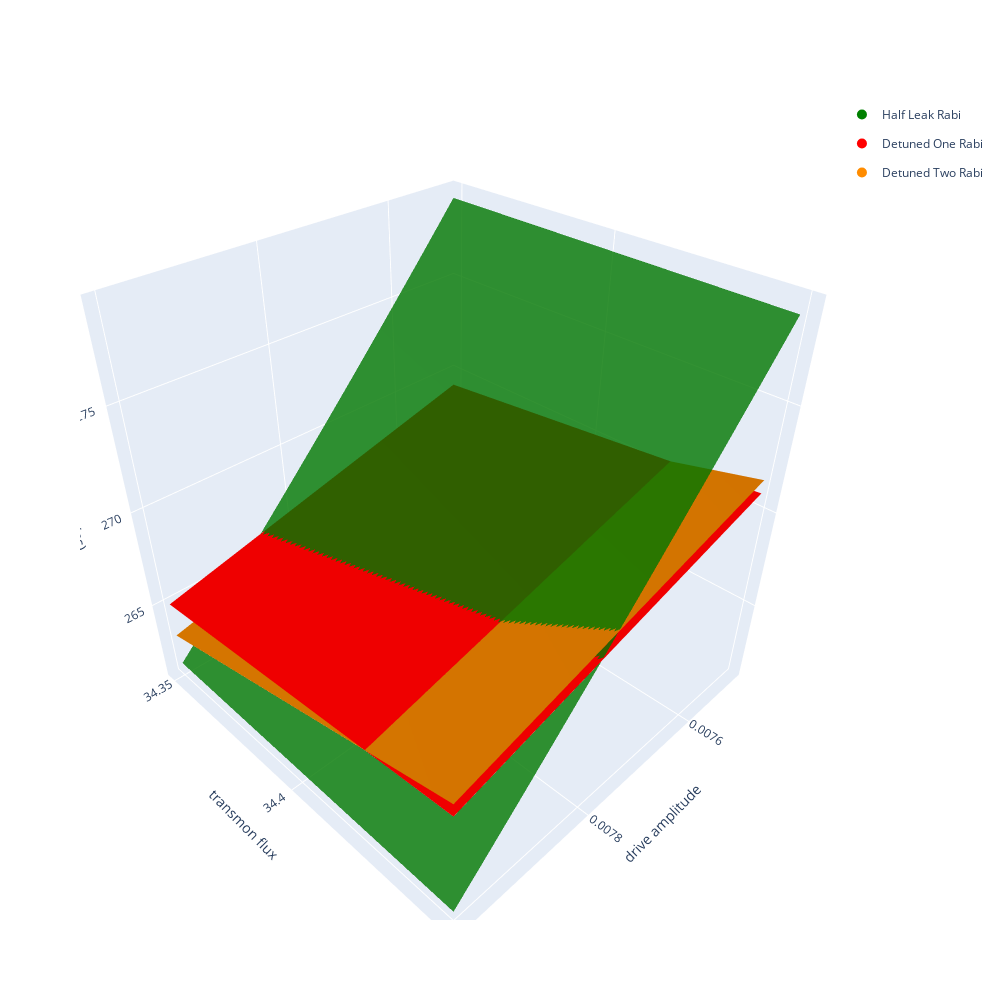

The cell this chart's notebook holds for it:
### Code cell
import plotly.graph_objects as go

fig = go.Figure(data=[
    go.Surface(z=detuned_zero_rabi_period,x=amp_list,y = Ej_list, colorscale = ['red','red'],opacity=1,showscale= False,name="Detuned One Rabi"),
    go.Surface(z=detuned_two_rabi_period,x=amp_list,y = Ej_list, colorscale = ['darkorange','darkorange'],opacity=1,showscale= False,name="Detuned Two Rabi"),
    go.Surface(z=half_leak_rabi_period,x=amp_list,y = Ej_list,colorscale = ['green','green'], opacity=0.8,showscale= False,name="Half Leak Rabi"),

    # go.Surface(z=detuned_zero_rabi_period * 2,x=amp_list,y = Ej_list, colorscale = ['red','red'],opacity=1,showscale= False,name="Detuned One Rabi"),
    # go.Surface(z=detuned_two_rabi_period * 2,x=amp_list,y = Ej_list, colorscale = ['darkorange','darkorange'],opacity=1,showscale= False,name="Detuned Two Rabi"),

    # go.Surface(z=detuned_zero_rabi_period * 3,x=amp_list,y = Ej_list, colorscale = ['red','red'],opacity=1,showscale= False,name="Detuned One Rabi"),
    # go.Surface(z=detuned_two_rabi_period * 3,x=amp_list,y = Ej_list, colorscale = ['darkorange','darkorange'],opacity=1,showscale= False,name="Detuned Two Rabi"),
])


# Adding dummy scatter3d traces for the legend
fig.add_trace(go.Scatter3d(x=[None], y=[None], z=[None], mode='markers',
                           marker=dict(size=10, color='green'),
                           legendgroup='group1', showlegend=True, name='Half Leak Rabi'))
fig.add_trace(go.Scatter3d(x=[None], y=[None], z=[None], mode='markers',
                           marker=dict(size=10, color='red'),
                           legendgroup='group2', showlegend=True, name='Detuned One Rabi'))
fig.add_trace(go.Scatter3d(x=[None], y=[None], z=[None], mode='markers',
                           marker=dict(size=10, color='darkorange'),
                           legendgroup='group3', showlegend=True, name='Detuned Two Rabi'))


fig.update_layout(scene=dict(
    xaxis_title='drive amplitude',  # Update this to your actual x-axis label
    yaxis_title='transmon flux',  # Update this to your actual y-axis label
    zaxis_title='t (ns)'   # Update this to your actual z-axis label
))
fig.update_layout(width=1000, height=1000)
fig.show()

### Figure 1 — Plotly figure (JSON) as saved in the notebook; plotly's stock layout.template omitted (floating-point values rounded to 4 significant figures; data arrays with more than 128 entries replaced by an {"elided": "..."} marker saying what was removed)
{"data": [{"colorscale": [[0, "red"], [1, "red"]], "name": "Detuned One Rabi", "opacity": 1, "showscale": false, "type": "surface", "x": {"elided": "200 float values"}, "y": [34.35, 34.35, 34.35, 34.36, 34.36, 34.36, 34.36, 34.36, 34.37, 34.37, 34.37, 34.37, 34.37, 34.38, 34.38, 34.38, 34.38, 34.38, 34.39, 34.39, 34.39, 34.39, 34.39, 34.4, 34.4, 34.4, 34.4, 34.41, 34.41, 34.41, 34.41, 34.41, 34.42, 34.42, 34.42, 34.42, 34.42, 34.43, 34.43, 34.43, 34.43, 34.43, 34.44, 34.44, 34.44, 34.44, 34.44, 34.45, 34.45, 34.45], "z": {"elided": "50x200 float values"}}, {"colorscale": [[0, "darkorange"], [1, "darkorange"]], "name": "Detuned Two Rabi", "opacity": 1, "showscale": false, "type": "surface", "x": {"elided": "200 float values"}, "y": [34.35, 34.35, 34.35, 34.36, 34.36, 34.36, 34.36, 34.36, 34.37, 34.37, 34.37, 34.37, 34.37, 34.38, 34.38, 34.38, 34.38, 34.38, 34.39, 34.39, 34.39, 34.39, 34.39, 34.4, 34.4, 34.4, 34.4, 34.41, 34.41, 34.41, 34.41, 34.41, 34.42, 34.42, 34.42, 34.42, 34.42, 34.43, 34.43, 34.43, 34.43, 34.43, 34.44, 34.44, 34.44, 34.44, 34.44, 34.45, 34.45, 34.45], "z": {"elided": "50x200 float values"}}, {"colorscale": [[0, "green"], [1, "green"]], "name": "Half Leak Rabi", "opacity": 0.8, "showscale": false, "type": "surface", "x": {"elided": "200 float values"}, "y": [34.35, 34.35, 34.35, 34.36, 34.36, 34.36, 34.36, 34.36, 34.37, 34.37, 34.37, 34.37, 34.37, 34.38, 34.38, 34.38, 34.38, 34.38, 34.39, 34.39, 34.39, 34.39, 34.39, 34.4, 34.4, 34.4, 34.4, 34.41, 34.41, 34.41, 34.41, 34.41, 34.42, 34.42, 34.42, 34.42, 34.42, 34.43, 34.43, 34.43, 34.43, 34.43, 34.44, 34.44, 34.44, 34.44, 34.44, 34.45, 34.45, 34.45], "z": {"elided": "50x200 float values"}}, {"legendgroup": "group1", "marker": {"color": "green", "size": 10}, "mode": "markers", "name": "Half Leak Rabi", "showlegend": true, "type": "scatter3d", "x": [null], "y": [null], "z": [null]}, {"legendgroup": "group2", "marker": {"color": "red", "size": 10}, "mode": "markers", "name": "Detuned One Rabi", "showlegend": true, "type": "scatter3d", "x": [null], "y": [null], "z": [null]}, {"legendgroup": "group3", "marker": {"color": "darkorange", "size": 10}, "mode": "markers", "name": "Detuned Two Rabi", "showlegend": true, "type": "scatter3d", "x": [null], "y": [null], "z": [null]}], "layout": {"height": 1000, "scene": {"xaxis": {"title": {"text": "drive amplitude"}}, "yaxis": {"title": {"text": "transmon flux"}}, "zaxis": {"title": {"text": "t (ns)"}}}, "width": 1000}}
